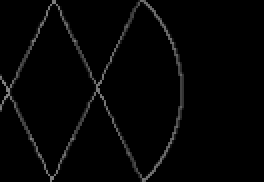
#> input picture Parabola2 - Epoch 226.png, 132 x 91 px, found by its file name (shown 2 times larger)
$ jupyter execute contourpolynomialfittesting.ipynb
#> lines starting #> are read from the running program, lines starting #| are printed output that depends on the picture; after the words box and inside, x2 and y2 are one past the last pixel; in counts of white or black regions, pixels touching at a corner belong together
[cell 1]
import cv2
import numpy as np
import matplotlib.pyplot as plt

def find_blurry_line_center(img_path, min_area=100, degree=2):
    """
    Find the center of blurry lines in an image.

    Parameters:
    - img_path: Path to the image file.
    - min_area: Minimum contour area to consider. Default is 100.
    - degree: Degree of the polynomial for curve fitting. Default is 2.

    Returns:
    - Tuple (center_x, center_y): Estimated center coordinates of the blurry lines.
    """
#> called with min_area = 100, degree = 2

    # Load the image
    img = cv2.imread(img_path, cv2.IMREAD_GRAYSCALE)
#> img is the input picture: shape (91, 132); min 0, max 133, mean 4.5

    # Apply Gaussian blur to reduce noise
    #blurred = cv2.GaussianBlur(img, (5, 5), 0)

    # Apply adaptive thresholding to create a binary image
    _, binary = cv2.threshold(img, 128, 255, cv2.THRESH_BINARY)
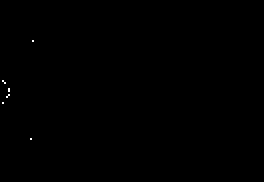
#> binary: shape (91, 132) (shown 2 times larger); 0.07% white in thin lines or dots, all inside (x1, y1, x2, y2) = (1, 20, 17, 70)

    # Optionally, perform morphological operations to further enhance the image
    #kernel = np.ones((3, 3), np.uint8)
    #morphed = cv2.morphologyEx(binary, cv2.MORPH_CLOSE, kernel)

    # Find contours
    contours, _ = cv2.findContours(binary, cv2.RETR_EXTERNAL, cv2.CHAIN_APPROX_SIMPLE)
#> contours = 6 contours, all with area under 20

    # Filter contours based on area
    #contours = [cnt for cnt in contours if cv2.contourArea(cnt) > min_area]
    # Create a blank canvas to draw the lines
    line_canvas = np.zeros_like(img)

    # Fit a curve to the remaining contours
    if contours:
        cnt = max(contours, key=cv2.contourArea)  # Choose the largest contour
#> cnt = [[15, 69]]
        curve = np.polyfit(cnt[:, 0, 0], cnt[:, 0, 1], degree)
#> curve = [0.102, 1.53, 23]

        # Get the center of the curve
        center_x = np.mean(cnt[:, 0, 0])
#> center_x = 15
        center_y = np.polyval(curve, center_x)
#> center_y = 69

        # Draw a line along the center
        cv2.line(line_canvas, (int(center_x), int(center_y)), (int(center_x), int(center_y)), 255, 1)
#> line_canvas: shape (91, 132); 0.01% white in thin lines or dots, all inside (x1, y1, x2, y2) = (15, 69, 16, 70)

        # Plot the original image with the lines
        plt.imshow(img, cmap='gray')
        plt.imshow(line_canvas, cmap='jet', alpha=0.5)
        plt.show()
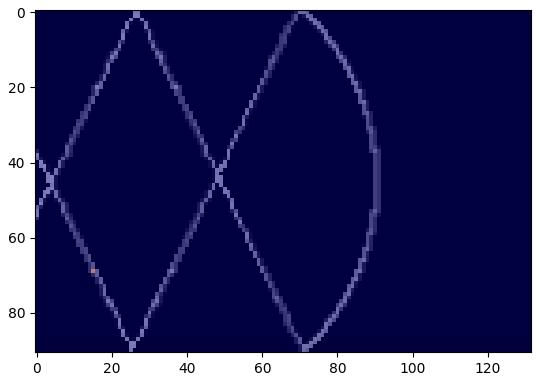
#> figure drawn by matplotlib, 1 panel


        return center_x, center_y
    else:
        return None

# Example usage:
image_path = r'A:\Users\Ada\GitHub\DeepClean_Repo\Parabola2 - Epoch 226.png'  # Replace with the actual path to your image
center = find_blurry_line_center(image_path)
#> center = (15, 69)
print("Estimated Center:", center)
#| Estimated Center: (15.0, 69.0)
